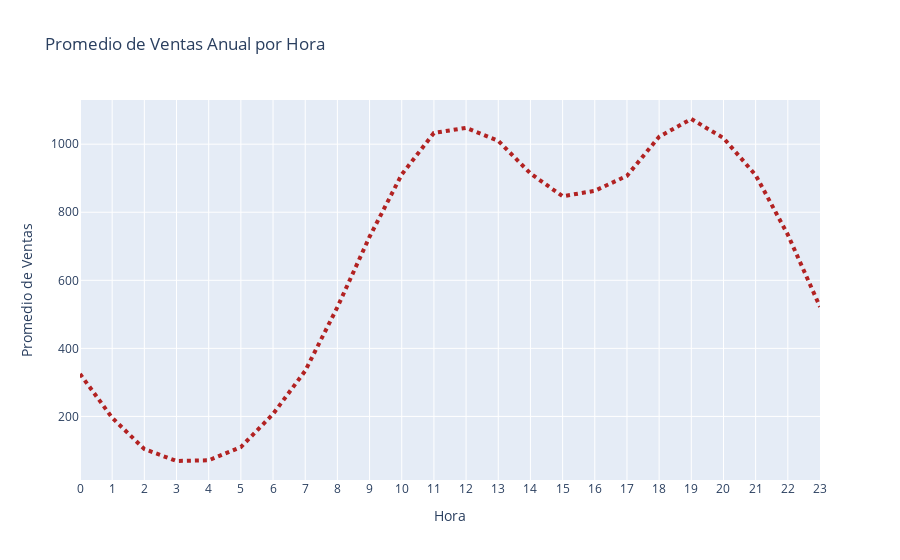

Notebook cell for this chart:
### Code cell
# Se crea el objeto de grafico para representar el promedio de ventas por hora anual
fig = go.Figure()

# Se agrega a la figura un grafico de linea con las horas y el promedio de ventas por hora
fig.add_trace(go.Scatter(
    x=horas,
    y=df_total_ventas_anual_hora['promedio'],
    name='Promedio de Ventas por Hora',
    line=dict(color='firebrick', width=4, dash='dot')
    )
)          

# Se configura los ejes y los titulos
fig.update_layout(
    title='Promedio de Ventas Anual por Hora',
    xaxis=dict(title='Hora', tickvals=horas),
    yaxis=dict(title='Promedio de Ventas', side='left')
)

### Figure 1 — Plotly figure (JSON) as saved in the notebook; plotly's stock layout.template omitted (floating-point values rounded to 4 significant figures)
{"data": [{"line": {"color": "firebrick", "dash": "dot", "width": 4}, "name": "Promedio de Ventas por Hora", "type": "scatter", "x": [0, 1, 2, 3, 4, 5, 6, 7, 8, 9, 10, 11, 12, 13, 14, 15, 16, 17, 18, 19, 20, 21, 22, 23], "y": [325, 196, 104, 69, 71, 110, 207, 334, 521, 728, 911, 1033, 1048, 1010, 914, 847, 863, 907, 1022, 1074, 1018, 909, 734, 522]}], "layout": {"title": {"text": "Promedio de Ventas Anual por Hora"}, "xaxis": {"tickvals": [0, 1, 2, 3, 4, 5, 6, 7, 8, 9, 10, 11, 12, 13, 14, 15, 16, 17, 18, 19, 20, 21, 22, 23], "title": {"text": "Hora"}}, "yaxis": {"side": "left", "title": {"text": "Promedio de Ventas"}}}}
